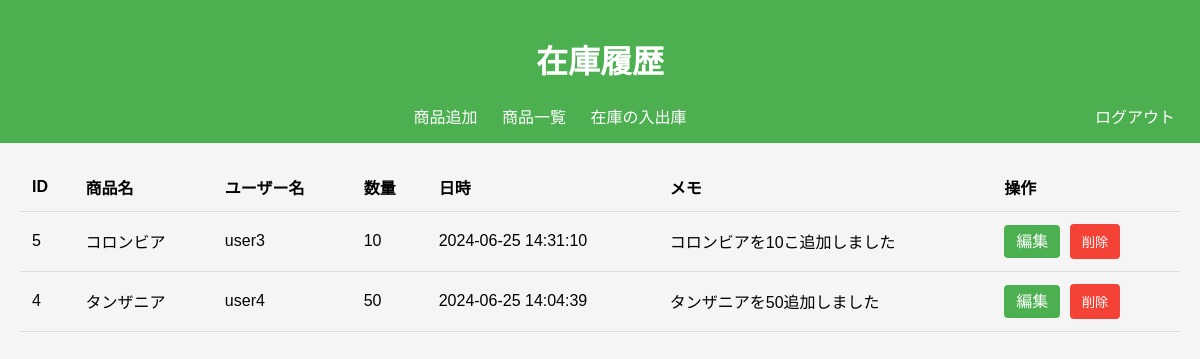
The page /inventory (signed in) on the database its author committed.
### tables this page shows
CREATE TABLE INVENTORY (
    inventory_id INTEGER PRIMARY KEY,
    product_id INTEGER,
    user_id INTEGER,
    quantity INTEGER NOT NULL,
    received_date TIMESTAMP NOT NULL,
    note TEXT,
    FOREIGN KEY (product_id) REFERENCES PRODUCTS (product_id),
    FOREIGN KEY (user_id) REFERENCES USERS (user_id)
);

CREATE TABLE PRODUCTS (
    product_id INTEGER PRIMARY KEY,
    name TEXT NOT NULL,
    category TEXT NOT NULL,
    price REAL NOT NULL,
    stock_quantity INTEGER NOT NULL
);

CREATE TABLE USERS (
    user_id INTEGER PRIMARY KEY,
    username TEXT UNIQUE NOT NULL,
    password TEXT NOT NULL,
    display_name TEXT NOT NULL,
    role TEXT NOT NULL
);

### app.py (the view)
@app.route('/inventory')
def inventory():
    if 'user_id' not in session:
        return redirect(url_for('login'))
    conn = get_db()
    cursor = conn.cursor()
    cursor.execute("""
    SELECT i.inventory_id, p.name as product_name, u.username, i.quantity, i.received_date, i.note
    FROM INVENTORY i
    JOIN PRODUCTS p ON i.product_id = p.product_id
    JOIN USERS u ON i.user_id = u.user_id
    ORDER BY i.received_date DESC
    """)
    inventory_records = cursor.fetchall()
    conn.close()
    return render_template('inventory.html', inventory_records=inventory_records)

### app.py (called while the page is built)
def get_db():
    conn = sqlite3.connect(DATABASE)
    conn.row_factory = sqlite3.Row
    return conn

### templates/inventory.html (shortened to what this page needs)
<!DOCTYPE html>
<html lang="en">
<head>
    <link rel="stylesheet" href="{{ url_for('static', filename='styles.css') }}">
</head>
<body>
    <header>
        <h1>在庫履歴</h1>
        <nav>
            <a href="{{ url_for('add_product') }}">商品追加</a>
            <a href="{{ url_for('products') }}">商品一覧</a>
            <a href="{{ url_for('add_inventory') }}">在庫の入出庫</a>
            <a href="{{ url_for('logout') }}" style="float:right;">ログアウト</a>
        </nav>
    </header>
    <main>
        <table>
            <thead>
                <tr>
                    <th>ID</th>
                    <th>商品名</th>
                    <th>ユーザー名</th>
                    <th>数量</th>
                    <th>日時</th>
                    <th>メモ</th>
                    <th>操作</th>
                </tr>
            </thead>
            <tbody>
                {% for record in inventory_records %}
                <tr>
                    <td>{{ record.inventory_id }}</td>
                    <td>{{ record.product_name }}</td>
                    <td>{{ record.username }}</td>
                    <td>{{ record.quantity }}</td>
                    <td>{{ record.received_date }}</td>
                    <td>{{ record.note }}</td>
                    <td>
                        <a class="edit-button" href="{{ url_for('edit_inventory', inventory_id=record.inventory_id) }}">編集</a>
                        <form class="product-delete-form" action="{{ url_for('delete_inventory', inventory_id=record.inventory_id) }}" method="post" style="display:inline;">
                            <button class="delete-button" type="submit">削除</button>
                        </form>
                    </td>
                </tr>
                {% endfor %}
            </tbody>
        </table>
    </main>
</body>
</html>

### static/styles.css (style rules this page uses)
body { font-family: Arial, sans-serif; background-color: #f5f5f5; margin: 0; padding: 0; }
header { background-color: #4CAF50; color: white; padding: 15px; text-align: center; }
nav a { color: white; margin: 0 10px; text-decoration: none; }
main { padding: 20px; }
form { background-color: white; padding: 20px; border-radius: 5px; box-shadow: 0 0 10px rgba(0,0,0,0.1); max-width: 400px; margin: 0 auto; }
.product-delete-form { background-color: transparent; padding: 0; border-radius: 0; box-shadow: none; max-width: none; margin: 0; }
button { padding: 10px; border: none; border-radius: 4px; cursor: pointer; }
.edit-button { background-color: #4CAF50; color: white; padding: 8px 12px; text-decoration: none; border-radius: 4px; margin-right: 5px; }
.delete-button { background-color: #f44336; color: white; padding: 8px 12px; border-radius: 4px; }
table { width: 100%; border-collapse: collapse; }
th, td { padding: 12px; text-align: left; border-bottom: 1px solid #ddd; }

### rows shown on the page
INVENTORY: inventory_id "5", product_name "コロンビア", username "user3", quantity "10", received_date "2024-06-25 14:31:10", note "コロンビアを10こ追加しました"
INVENTORY: inventory_id "4", product_name "タンザニア", username "user4", quantity "50", received_date "2024-06-25 14:04:39", note "タンザニアを50追加しました"
